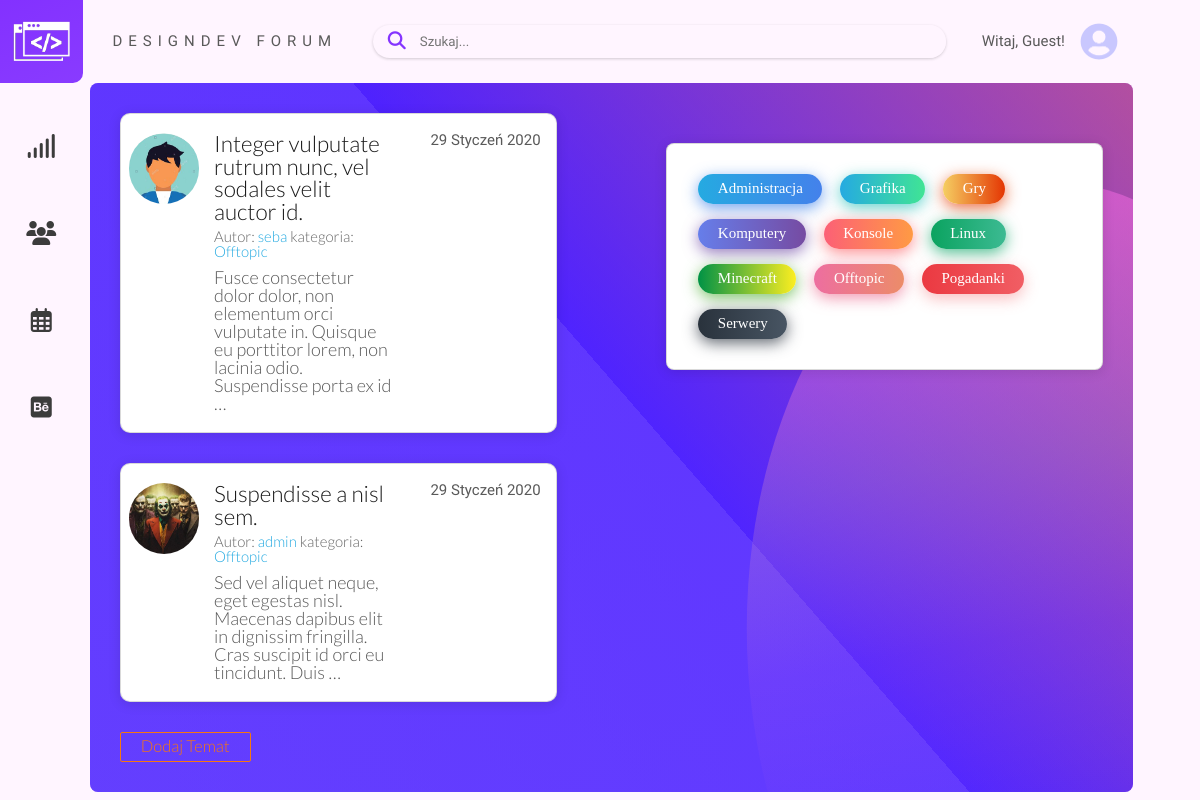
The app's page /topics/category/offtopic/ with its own data.
### forum/models.py (models this page shows, shortened)
class Topic(models.Model):
    title = models.CharField(max_length=100)
    date_posted = models.DateTimeField(default=timezone.now)
    author = models.ForeignKey(User, on_delete=models.CASCADE)
    category = models.ForeignKey(Categories, on_delete=models.CASCADE)
    content = models.TextField(default="")
    slug = models.SlugField(null=True, unique=True)

class Categories(models.Model):
    title = models.CharField(max_length=100)
    slug = models.SlugField(null=True, unique=True)  # new
    def __str__(self):
        return self.title

### users/models.py (models this page shows, shortened)
class Profile(models.Model):
    user = models.OneToOneField(User, on_delete=models.CASCADE)
    image = models.ImageField(default='default.jpg', upload_to='profile_pics/')

### forum/views.py (the view)
class CategoryTopicListView(ListView):
    model = Topic
    template_name = 'forum/topic_category.html'
    context_object_name = 'topic_obj'
    paginate_by = 5
    def get_context_data(self, object_list=None, **kwargs):
        context = super(CategoryTopicListView, self).get_context_data(**kwargs)
        context['categories_obj'] = Categories.objects.all().order_by('title')
        context['topic_obj'] = Topic.objects.filter(
            category__slug=self.kwargs['slug']).order_by('-date_posted')
        context['category'] = self.kwargs['slug']
        context['title'] = self.kwargs['slug']
        return context

### forum/templates/forum/topic_category.html
{% extends 'forum/base.html' %}
{% block content %}
<div class="category__topic">
    <div class="topic__bg-primary"></div>
    <div class="topic__bg-secondary"></div>
    <ul class="category__topic__list flex-4">
        {% for post in topic_obj %}
        <li class="category__topic__topic">
            <div class="category__topic__author">
                <div class="category__topic__author__img">
                    <img src="{{ post.author.profile.image.url }}" alt="">
                </div>
            </div>
            <div class="category__topic__content">
                <a href="{% url 'topic-detail' post.category.slug post.slug %}"
                    class="category__topic__topic__header">{{ post.title }}</a>
                <p class="category__topic__topic__author">Autor: <a class="category__topic__topic__author"
                        href="{% url 'topic-user' post.author.username %}">{{ post.author }}</a> kategoria: <a
                        href="{% url 'topic-category' post.category.slug %}"
                        class="category__topic__content__category">{{ post.category }}</a></p>
                <p class="category__topic__topic__desc">{{ post.content|truncatewords:20 }}</p>
            </div>
            <div class="category__topic__content__stats">
                <p class="category__topic__content__stats__date">{{ post.date_posted|date:'d F Y'}}</p>
            </div>
        </li>
        {% endfor %}
        <a href="{% url 'topic-create' category %}" class="category__topic__header__button">Dodaj Temat</a>
    </ul>
    <div class="flex-1"></div>
    <div class="categories flex-4">
        <ul class="categories__list cotcat" style="background-color:white;">
            {% for category in categories_obj %}
            <a href="{% url 'topic-category' category.slug %}">
                <li class="categories__category">{{ category.title }}</li>
            </a>
            {% endfor %}
        </ul>
    </div>
</div>
{% endblock content %}

### records on screen
Topic: author.profile.image (picture), title "Integer vulputate rutrum nunc, vel sodales velit auctor id.", author "seba", category "Offtopic", content "Fusce consectetur dolor dolor, non elementum orci vulputate in. Quisque eu porttitor lorem, non lacinia odio. Suspendisse porta ex id …", date_posted "29 Styczeń 2020"
Topic: author.profile.image (placeholder picture), title "Suspendisse a nisl sem.", author "admin", category "Offtopic", content "Sed vel aliquet neque, eget egestas nisl. Maecenas dapibus elit in dignissim fringilla. Cras suscipit id orci eu tincidunt. Duis …", date_posted "29 Styczeń 2020"
Categories: title "Administracja"
Categories: title "Grafika"
Categories: title "Gry"
Categories: title "Komputery"
Categories: title "Konsole"
Categories: title "Linux"
Categories: title "Minecraft"
Categories: title "Offtopic"
Categories: title "Pogadanki"
Categories: title "Serwery"
